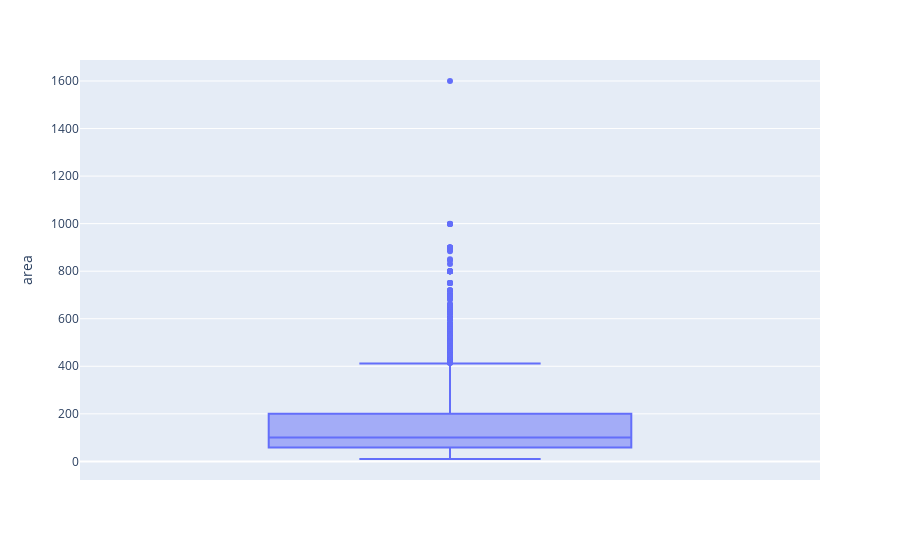

The code cell stored with this chart in its notebook:
### Code cell
fig = px.box(df, y="area")
fig.show()

### Figure 1 — Plotly figure (JSON) as saved in the notebook; plotly's stock layout.template omitted (floating-point values rounded to 4 significant figures; data arrays with more than 128 entries replaced by an {"elided": "..."} marker saying what was removed)
{"data": [{"alignmentgroup": "True", "hovertemplate": "area=%{y}<extra></extra>", "legendgroup": "", "marker": {"color": "#636efa"}, "name": "", "notched": false, "offsetgroup": "", "orientation": "v", "showlegend": false, "type": "box", "x0": " ", "xaxis": "x", "y": {"elided": "6078 int values"}, "y0": " ", "yaxis": "y"}], "layout": {"boxmode": "group", "legend": {"tracegroupgap": 0}, "margin": {"t": 60}, "xaxis": {"anchor": "y", "domain": [0, 1]}, "yaxis": {"anchor": "x", "domain": [0, 1], "title": {"text": "area"}}}}
